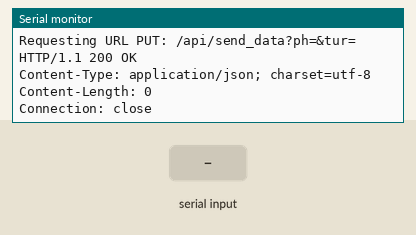
The sketch below on a simulated ESP8266 (NodeMCU). Shown: the last lines printed to the serial monitor. Inputs (shaded band) come from the test bench. WiFi joins after 1.5 s; servers stay silent unless stated; uploads are accepted with an empty reply.

Above: at 3.2 s.
3.3 s: "1\n" received over the second serial link
At 5.42 s:
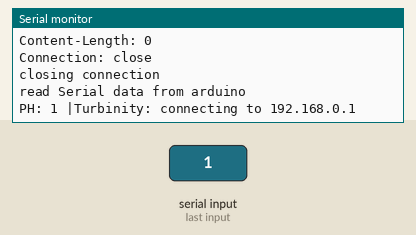
7.4 s: "0\n" received over the second serial link
At 8.69 s:
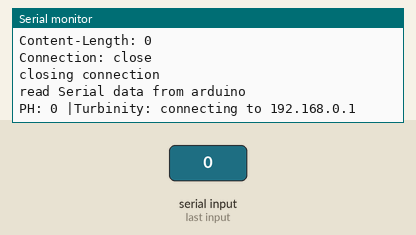
11.5 s: "2\n" received over the second serial link
At 11.96 s:
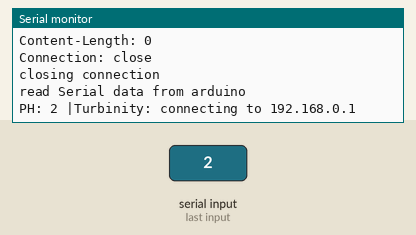
Timing chart, 0 to 14.5 s (numbered marks = the images above; inputs shaded):
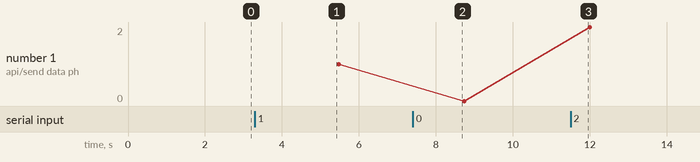

Measured:
- after the input at 3.3 s, the serial monitor: prints a new line after 2.0 s (image 1)
- after the input at 7.4 s, the serial monitor: prints a new line after 1.1 s (image 2)
- after the input at 11.5 s, the serial monitor: prints a new line after 0.30 s (image 3)
- plotted number 1: 0 → 2 after the input at 11.5 s

The sketch:

misbah_esp8266_code.ino
```cpp
#include <ESP8266WiFi.h>
#include <ESP8266HTTPClient.h>
#include <ArduinoJson.h>
#include <SoftwareSerial.h>
#include <StringSplitter.h>
#include <SoftwareSerial.h>

SoftwareSerial toArduino(D1, D2);
int Bot_mtbs = 1000;  //mean time between scan messages
long Bot_lasttime;    //last time messages' scan has been done
String incomingByte;
String buff[3];

//////setup koneksi wifi//////
String SSID = "Listiani Bakery";  //name wifi
String password = "Rotibolu31";   //password wifi
/////////////////////////////

//////setup to web server//////
HTTPClient http;
String URLget = "http://192.168.0.1/api/get_data";
String URLsend = "/api/send_data";
const char *host = "192.168.0.1";  // IP your Laptop/pc
const int httpPort = 80;
WiFiClient client1;
//////////////////////////////

void setup() {
  Serial.begin(115200);  //baudrate
  toArduino.begin(9600);

  //////setup wifi//////
  WiFi.mode(WIFI_STA);
  WiFi.begin(SSID, password);

  while (WiFi.status() != WL_CONNECTED) {
    delay(1000);
    Serial.println("Connecting..");
  }
  //////////////////////
}

void loop() {
  if (WiFi.status() == WL_CONNECTED) {

    ////baca data sensor//////
    if (toArduino.available() > 1) {
      Serial.println("read Serial data from arduino");

      incomingByte = toArduino.readStringUntil('\n');
      StringSplitter *splitter = new StringSplitter(incomingByte, ',', 3);  // new StringSplitter(string_to_split, delimiter, limit)
      int itemCount = splitter->getItemCount();

      for (int i = 0; i < itemCount; i++) {
        //String item = splitter->getItemAtIndex(i);
        buff[i] = splitter->getItemAtIndex(i);

      }

      Serial.print(F("PH: "));
      Serial.print(buff[0]);
      Serial.print(F(" |Turbinity: "));
      Serial.print(buff[1]);
    } else {
      Serial.println("not connected arduino...");
    }
    ///////////////////////////

    //////mengirim data ke web//////
    Serial.print("connecting to ");
    Serial.println(host);

    if (!client1.connect(host, httpPort)) {
      Serial.println("connection failed");
      return;
    } else {
      sendToServer(buff[0], buff[1]);
    }
    /////////////////////////////////////////////////////////////////////

  } else {
    Serial.println("not connect WiFi....");
  }
  delay(2000);
}

void sendToServer(String PH, String Turbinity) {
  String URL = "";
  URL = URLsend
        + "?ph=" + PH
        + "&tur=" + Turbinity;

  //send request to server
  Serial.print("Requesting URL PUT: ");
  Serial.println(URL);

  client1.print(String("POST") + URL + " HTTP/1.1\r\n" +
                "Host: " + host + "\r\n" +
                "Connection: close\r\n\r\n");
  unsigned long timeout = millis();
  while (client1.available() == 0) {
    if (millis() - timeout > 2000) {
      Serial.println(">>> Client Timeout !");
      client1.stop();
      return;
    }
  }

  // Read all the lines of the reply from server and print them to Serial
  while (client1.available()) {
    String line = client1.readStringUntil('\r');
    Serial.print(line);
  }
  Serial.println();
  Serial.println("closing connection");
}
```
